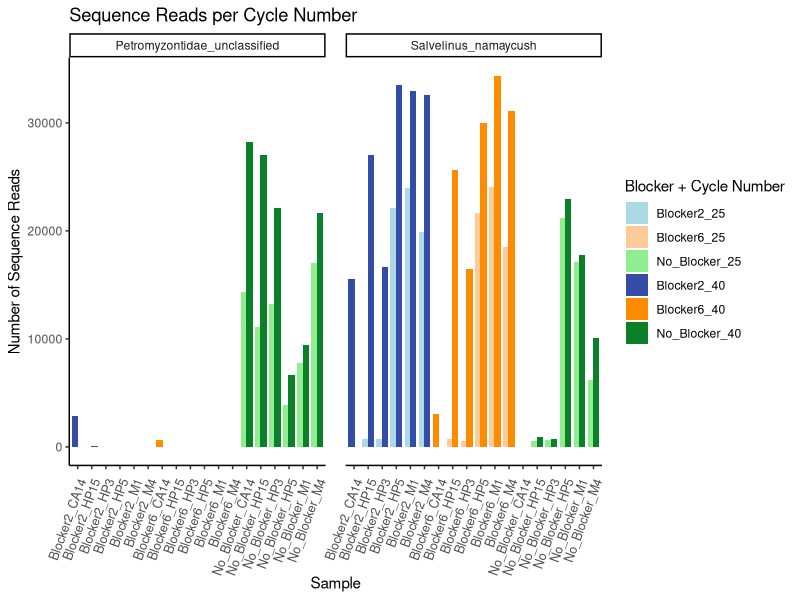

Write R code to recreate this figure.
# Comparison of 25-Cycle Sequences

# libraries
library(tidyverse)
library(readxl)

# data set up

matrix <- read_excel("./12S_SL_BP_Micro.mothur.community.matrix.xls")
# change name of first column to indicate the sample
colnames(matrix)[1] <- "Sample"
matrix1 <- matrix[,1:5]

matrix1$block <- ifelse(grepl("NoBlock", matrix1$Sample), "No", "Yes")
matrix1$cycles <- ifelse(grepl("25", matrix1$Sample), "25", "40")
matrix1 <- matrix1 %>%
  mutate(specific_blocker = case_when(
    grepl("PMBlock_A_C3_H_", Sample) ~ "Blocker1",
    grepl("PMBlock_B_C3_H_", Sample) ~ "Blocker2",
    grepl("PMBlock_A_dT_H_", Sample) ~ "Blocker3",
    grepl("PMBlock_B_dT_H_", Sample) ~ "Blocker4",
    grepl("PMBlock_A_C3", Sample) ~ "Blocker5",
    grepl("PMBlock_B_C3", Sample) ~ "Blocker6",
    grepl("PMBlock_A_dT", Sample) ~ "Blocker7",
    grepl("PMBlock_B_dT", Sample) ~ "Blocker8",
    TRUE ~ "No_Blocker" # default case if none of the above conditions are met
  ))

# elongate for bar charts
matrix_long <- matrix1 %>%
  pivot_longer(cols = c(Salvelinus_namaycush, Catostomus_commersonii, Petromyzontidae_unclassified, Salmonidae_unclassified), 
               names_to = "Species", values_to = "Reads")
# simplify sample and blocker names
matrix_long$Sample <- gsub("\\.12S$", "", matrix_long$Sample)
# matrix_long <- mutate(matrix_long, specific_blocker = str_replace_all(specific_blocker, c("^40_" = "", "^25_" = "")))
# add digestive sample column
matrix_long <- matrix_long %>%
  mutate(Digestive_Sample = case_when(
    grepl("CA14", Sample) ~ "CA14",
    grepl("HP3", Sample) ~ "HP3",
    grepl("HP15", Sample) ~ "HP15",
    grepl("HP5", Sample) ~ "HP5",
    grepl("M1", Sample) ~ "M1",
    grepl("M4", Sample) ~ "M4",
    grepl("M5", Sample) ~ "M5",
    TRUE ~ "NTC" # default case
  ))


# ----------------------------------------------------------
# making a plot to directly compare 25 vs 40 cycle samples
# ----------------------------------------------------------

# filter to just compare 25-cycle samples with respective 40-cycle samples
matrix_long_25comparison <- matrix_long %>%
  filter(specific_blocker %in% c("No_Blocker", "Blocker2", "Blocker6"))

# create new data frame with combination of sample and blocker
matrix_long_25comparison <- matrix_long_25comparison %>%
  mutate(sample_blocker = paste(specific_blocker, Digestive_Sample, sep = "_"))

# NOTE: some of the 25 cycle columns (e.g. Blocker2_CA14 for 25 cycles) because these
# samples were removed during bioinformatic filtering, likely for low read coutnt.

# filter out NTC and M5 and only sea lamprey/lake trout
filtered_matrix_1 <- matrix_long_25comparison %>%
  filter(!str_detect(sample_blocker, "M5")) %>%
  filter(!str_detect(sample_blocker, "NTC")) %>%
  filter(Species %in% c("Petromyzontidae_unclassified", "Salvelinus_namaycush"))

# creating a factor interaction to adjust the colors 
filtered_matrix_2 <- filtered_matrix_1 %>%
  mutate(sample_group = interaction(specific_blocker, cycles, sep = "_"))

# custom color palette where:
#--- light colors = 25 cycles
#--- dark colors = 40 cycles

custom_colors2 <- c("Blocker2_25" = "#add8e6", 
                   "Blocker2_40" = "#324ca8", 
                   "Blocker6_25" = "#ffcc99", 
                   "Blocker6_40" = "#ff8c00", 
                   "No_Blocker_25" = "#90ee90", 
                   "No_Blocker_40" = "#0a8029") 

# reverse the factor levels
filtered_matrix_2 <- filtered_matrix_2 %>%
  mutate(sample_blocker = fct_relevel(sample_blocker, rev(levels(sample_blocker))))

# plot
ggplot(filtered_matrix_2, aes(x = sample_blocker, y = Reads, fill = sample_group)) +
  geom_bar(stat="identity", position=position_dodge(width = 0.75, preserve = "single")) + # preserve as some data is missing and this preserves column width
  facet_wrap(~Species) +
  scale_fill_manual(values = custom_colors2) +
  theme_classic() +
  theme(axis.text.x = element_text(angle = 70, vjust = 0.95, hjust=1, size=9),
        panel.spacing = unit(1, "lines")) +
  labs(x = "Sample",
       y = "Number of Sequence Reads",
       title = "Sequence Reads per Cycle Number",
       fill = "Blocker + Cycle Number") 


# This only looks at sea lamprey and lake trout -- similar results were shown for the single
# white sucker sample (M5)

# The no blocking primer samples (green) act as a baseline. The goal is to then look
# for differences between 40 and 25 cycle samples in their amplification of both sea
# lamprey and lake trout. Sea lamprey differences were minimal, while lake trout
# amplification was consistently higher in 40 cycle samples. Even detecting lake trout
# in sammples were the 25 cycle sample did not.
















